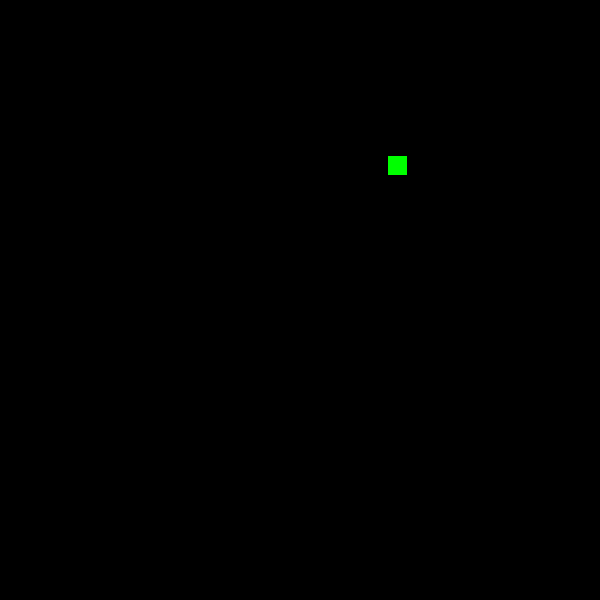
Frame 1 (no input)
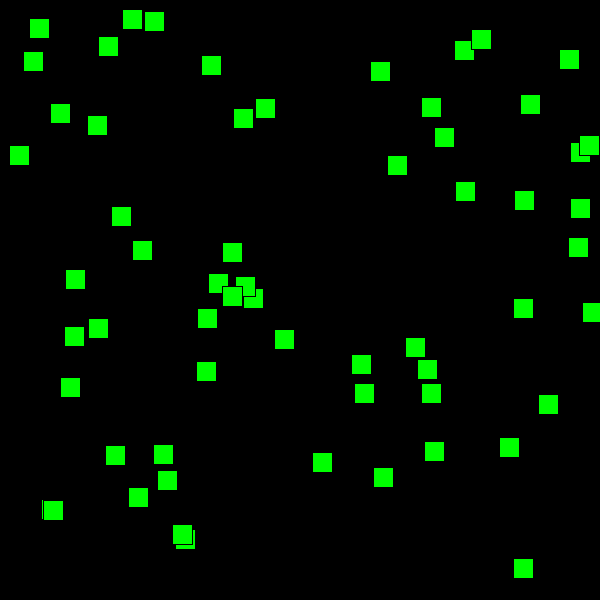
Frame 60 (the mouse pressed at the canvas centre just before this capture)
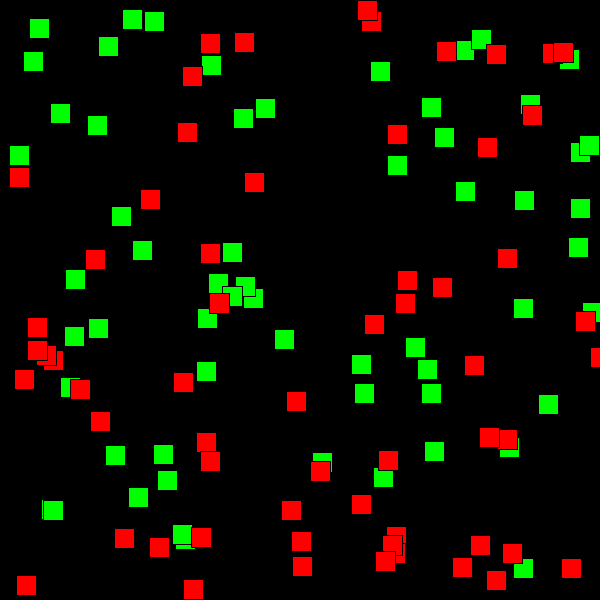
Frame 120 (the mouse held since frame 60 and released just before this capture)

The Processing sketch that drew these frames (run headless with seeded random() and noise(); from frame 60 on, the mouse is pressed at the canvas centre):

// Processing sketch: boolean_click
// ── boolean_click.pde
boolean a=true;

void setup() {
  size(600, 600);
  frameRate(5);
  background(0);
}
void draw() {
  if (a) {
    fill(0, 255, 0);
    rect(random(width), random(height), 20, 20);
  } else {
    fill(255, 0, 0);
    rect(random(width), random(height), 20, 20);
  }
}
void mousePressed() {
  a=!a;
}
